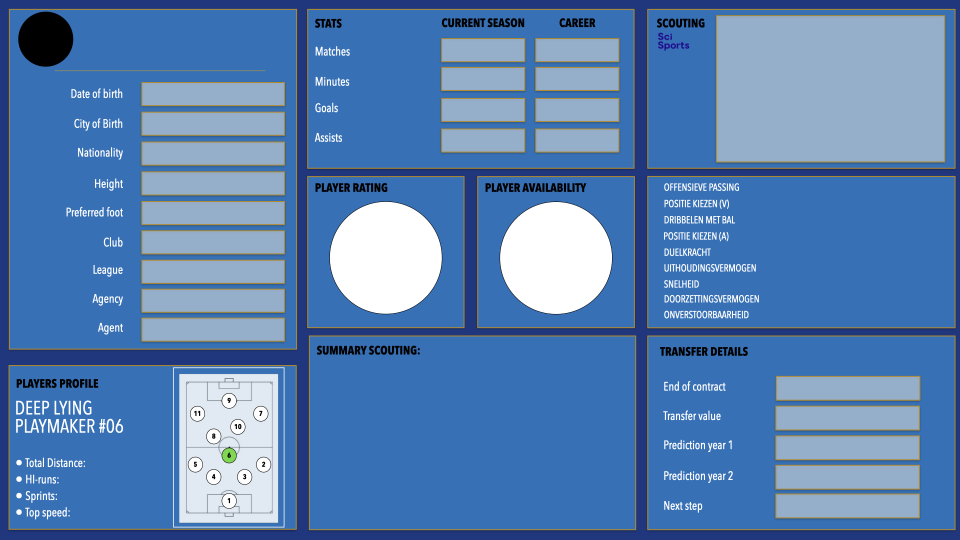
#> input picture PNG-player Info/nr#6 DLP.001.png, 1920 x 1080 px (shown at 1/2 size)
$ python png_preview.py
#> lines starting #> are read from the running program, lines starting #| are printed output that depends on the picture; after the words box and inside, x2 and y2 are one past the last pixel; in counts of white or black regions, pixels touching at a corner belong together
"""PNG-overlay preview renderer.

Draws app data on top of a role-specific PNG screenshot of the PowerPoint
template. Returns PNG bytes that the app can show with st.image().

Templates are 1920x1080. Layout (gray boxes, circles, dark-navy box,
transfer column) is identical across roles — only the right-side competency
labels differ. Competency-row y-positions are detected per template and
cached at first use.
"""

from __future__ import annotations

import io
import os
import sys
import threading
from pathlib import Path
from typing import Iterable

from PIL import Image, ImageDraw, ImageFont, ImageOps


PNG_DIR = Path(__file__).parent / "PNG-player Info"

# role / template name (TEMPLATES key) -> filename inside PNG_DIR
ROLE_TO_PNG: dict[str, str] = {
    "Goalkeeper":              "nr#1 GK.001.png",
    "Wingback":                "nr#25 WB.001.png",
    "Centerback":              "nr#34 CB.001.png",
    "Deep Lying Playmaker":    "nr#6 DLP.001.png",
    "Box-to-Box Midfielder":   "nr#8 BTB.001.png",
    "Scoring 10":              "nr#10 scoring 10.001.png",
    "Dribbling Winger":        "nr#7 DW.001.png",
    "Fast Winger":             "nr#7 FW.001.png",
    "Finisher":                "nr#9 finisher.001.png",
}


# ─── Field coordinate map (1920x1080) ────────────────────────────────────
# (x_left, y_top, w, h, anchor)  anchor in {"lm","mm","rm","tl"}
FIELDS: dict[str, tuple[int, int, int, int, str]] = {
    # Player info — left column gray boxes (text BLACK, centered vertically)
    "date_of_birth":     (293, 166, 274, 43, "mm"),
    "city_of_birth":     (293, 226, 274, 42, "mm"),
    "nationality":       (293, 285, 274, 43, "mm"),
    "height":            (293, 345, 274, 42, "mm"),
    "preferred_foot":    (293, 404, 274, 43, "mm"),
    "club":              (293, 463, 274, 42, "mm"),
    "league":            (293, 522, 274, 42, "mm"),
    "agency":            (293, 580, 274, 42, "mm"),
    "agent":             (293, 638, 274, 42, "mm"),

    # Stats grid — centered in each gray cell (text BLACK)
    "season_matches":    (885, 79, 162, 42, "mm"),
    "career_matches":    (1073, 79, 162, 42, "mm"),
    "season_minutes":    (885, 136, 162, 43, "mm"),
    "career_minutes":    (1073, 136, 162, 43, "mm"),
    "season_goals":      (885, 198, 162, 43, "mm"),
    "career_goals":      (1073, 198, 162, 43, "mm"),
    "season_assists":    (885, 259, 162, 43, "mm"),
    "career_assists":    (1073, 259, 162, 43, "mm"),

    # Circles — rating & availability (white circle, NAVY text)
    "rating":            (660, 394, 222, 222, "mm"),
    "availability":      (1001, 394, 222, 223, "mm"),

    # Transfer details — right column gray boxes (text BLACK, centered)
    "end_of_contract":   (1554, 754, 283, 44, "mm"),
    "transfer_value":    (1554, 814, 283, 44, "mm"),
    "prediction_year_1": (1554, 873, 283, 44, "mm"),
    "prediction_year_2": (1554, 932, 283, 44, "mm"),
    "next_step":         (1554, 989, 283, 44, "mm"),

    # Physical stats — value sits directly to the right of each label, on the
    # same line. Label x-ends detected from the templates:
    #   "Total Distance:" → 170 │ "HI Runs:" → 117
    #   "Sprints:"        → 114 │ "Top Speed:" → 139
    # We add a small gap so the value isn't glued to the colon.
    "total_distance":    (180, 911, 200, 24, "lm"),
    "hi_runs":           (127, 944, 200, 24, "lm"),
    "sprints":           (124, 977, 200, 24, "lm"),
    "top_speed":         (149, 1010, 200, 24, "lm"),

    # Summary scouting (multiline wrapped text, white on blue)
    "summary":           (660, 760, 830, 285, "tl"),

    # Player photo — circle in top-left
    "player_photo":      (37, 24, 110, 110, "tl"),

    # Player name — to the right of photo, above the gold divider line at y≈141
    "player_name":       (160, 50, 400, 80, "lm"),

    # Scouting sessions — inside the light-blue content box to the right of
    # the "SCOUTING / Sci Sports" header (TextBox 23 on the rating slide).
    "scouting_dates":    (1460, 55, 400, 220, "tl"),
}


# ─── Font resolution ──────────────────────────────────────────────────────
# PowerPoint uses Helvetica Neue; we fall back through Arial / Nimbus Sans.
# Avenir is the requested family; fall back to Avenir Next, Helvetica Neue,
# Arial, then free Linux fonts so the Docker build still finds a glyph source.
_FONT_CANDIDATES_REGULAR = [
    "C:/Windows/Fonts/Avenir.ttc",
    "C:/Windows/Fonts/AvenirNext.ttc",
    "C:/Windows/Fonts/AvenirLTStd-Book.otf",
    "/System/Library/Fonts/Avenir.ttc",
    "/System/Library/Fonts/AvenirNext.ttc",
    "/usr/share/fonts/truetype/avenir/Avenir.ttf",
    "C:/Windows/Fonts/HelveticaNeue.ttf",
    "C:/Windows/Fonts/arial.ttf",
    "/usr/share/fonts/truetype/urw-base35/NimbusSans-Regular.otf",
    "/usr/share/fonts/truetype/liberation/LiberationSans-Regular.ttf",
    "/usr/share/fonts/truetype/dejavu/DejaVuSans.ttf",
]
_FONT_CANDIDATES_BOLD = [
    "C:/Windows/Fonts/AvenirLTStd-Heavy.otf",
    "C:/Windows/Fonts/AvenirNext-Bold.ttf",
    "C:/Windows/Fonts/Avenir-Bold.ttc",
    "/System/Library/Fonts/Avenir.ttc",
    "/System/Library/Fonts/AvenirNext.ttc",
    "C:/Windows/Fonts/HelveticaNeue-Bold.ttf",
    "C:/Windows/Fonts/arialbd.ttf",
    "/usr/share/fonts/truetype/urw-base35/NimbusSans-Bold.otf",
    "/usr/share/fonts/truetype/liberation/LiberationSans-Bold.ttf",
    "/usr/share/fonts/truetype/dejavu/DejaVuSans-Bold.ttf",
]


def _load_font(size: int, bold: bool = False) -> ImageFont.FreeTypeFont:
    candidates = _FONT_CANDIDATES_BOLD if bold else _FONT_CANDIDATES_REGULAR
    for path in candidates:
        if os.path.exists(path):
            try:
                return ImageFont.truetype(path, size)
            except Exception:
                continue
    return ImageFont.load_default()


# ─── Drawing helpers ──────────────────────────────────────────────────────

def _measure(draw: ImageDraw.ImageDraw, text: str, font) -> tuple[int, int]:
    bbox = draw.textbbox((0, 0), text, font=font)
    return bbox[2] - bbox[0], bbox[3] - bbox[1]


def _fit_one_line(
    draw: ImageDraw.ImageDraw, text: str, max_w: int, max_h: int,
    start_size: int, bold: bool = False,
) -> tuple[ImageFont.FreeTypeFont, int, int]:
    size = start_size
    while size > 8:
        font = _load_font(size, bold=bold)
        w, h = _measure(draw, text, font)
        if w <= max_w and h <= max_h:
            return font, w, h
        size -= 1
    font = _load_font(8, bold=bold)
    return (font, *_measure(draw, text, font))


def _draw_anchored(
    draw: ImageDraw.ImageDraw, text: str, box: tuple[int, int, int, int],
    anchor: str, color, start_size: int, bold: bool = False,
) -> None:
    if not text:
        return
    x, y, w, h = box
    font, tw, th = _fit_one_line(draw, text, w - 6, h - 4, start_size, bold)
    if anchor == "lm":
        tx = x + 2
        ty = y + (h - th) // 2 - 2
    elif anchor == "mm":
        tx = x + (w - tw) // 2
        ty = y + (h - th) // 2 - 2
    elif anchor == "rm":
        tx = x + w - tw - 2
        ty = y + (h - th) // 2 - 2
    else:  # tl
        tx, ty = x, y
    draw.text((tx, ty), text, font=font, fill=color)


def _wrap_text(text: str, font, draw, max_w: int) -> list[str]:
    lines: list[str] = []
    for paragraph in text.splitlines() or [""]:
        words = paragraph.split()
        if not words:
            lines.append("")
            continue
        cur = words[0]
        for w in words[1:]:
            trial = f"{cur} {w}"
            if _measure(draw, trial, font)[0] <= max_w:
                cur = trial
            else:
                lines.append(cur)
                cur = w
        lines.append(cur)
    return lines


def _draw_multiline(
    draw: ImageDraw.ImageDraw, text: str, box: tuple[int, int, int, int],
    color, start_size: int = 24, bold: bool = False,
) -> None:
    if not text:
        return
    x, y, w, h = box
    size = start_size
    while size > 10:
        font = _load_font(size, bold=bold)
        lines = _wrap_text(text, font, draw, w)
        line_h = _measure(draw, "Hg", font)[1] + 4
        if line_h * len(lines) <= h:
            break
        size -= 1
    font = _load_font(size, bold=bold)
    lines = _wrap_text(text, font, draw, w)
    line_h = _measure(draw, "Hg", font)[1] + 4
    cy = y
    for line in lines:
        draw.text((x, cy), line, font=font, fill=color)
        cy += line_h
        if cy + line_h > y + h:
            break


# [19 lines left out: function _paste_circular_photo, not called in this run]


# ─── Per-template competency row detection (cached) ──────────────────────

_COMP_ROWS_CACHE: dict[str, list[int]] = {}
_COMP_ROWS_LOCK = threading.Lock()


def _detect_competency_rows(png_path: Path) -> list[int]:
    """Return list of mid-y positions (px) for each competency label row."""
    key = str(png_path)
    with _COMP_ROWS_LOCK:
        cached = _COMP_ROWS_CACHE.get(key)
        if cached is not None:
            return cached
    import numpy as np
    im = np.array(Image.open(png_path).convert("RGB"))
    r, g, b = im[:, :, 0], im[:, :, 1], im[:, :, 2]
    white = (r > 220) & (g > 220) & (b > 220)
    bands: list[int] = []
    in_run = False
    band_start = 0
    for y in range(340, 700):
        n = white[y, 1280:1900].sum()
        if n > 5 and not in_run:
            band_start = y
            in_run = True
        elif n <= 5 and in_run:
            if y - band_start > 5:
                bands.append((band_start + y) // 2)
            in_run = False
    with _COMP_ROWS_LOCK:
        _COMP_ROWS_CACHE[key] = bands
    return bands


def _draw_competency_stars(
    draw: ImageDraw.ImageDraw, png_path: Path, star_values: list[float],
) -> None:
    """Render a 10-star bar at the right of each competency row (0–10 → 10★)."""
    if not star_values:
        return
    rows = _detect_competency_rows(png_path)
    if not rows:
        return
    n = min(len(rows), len(star_values))
    star_count = 10
    star_size = 16
    gap = 3
    star_full = (240, 200, 60)     # gold
    star_empty = (90, 100, 130)    # muted

    for i in range(n):
        ymid = rows[i]
        val = star_values[i] or 0
        # Number of fully-lit stars (0..10) — round to nearest whole star.
        try:
            n_full = int(round(float(val)))
        except Exception:
            n_full = 0
        n_full = max(0, min(star_count, n_full))
        # Right-align star bar near the right edge of the scouting box (~1900)
        bar_w = star_count * star_size + (star_count - 1) * gap
        bx = 1900 - bar_w - 8
        by = ymid - star_size // 2
        for s in range(star_count):
            cx = bx + s * (star_size + gap)
            fill = star_full if s < n_full else star_empty
            _draw_star(draw, cx + star_size // 2, by + star_size // 2,
                       star_size // 2, fill)


def _draw_star(draw: ImageDraw.ImageDraw, cx: int, cy: int, r: int, fill) -> None:
    """Draw a 5-pointed star centered at (cx, cy) with outer radius r."""
    import math
    pts = []
    for i in range(10):
        ang = -math.pi / 2 + i * math.pi / 5
        rr = r if i % 2 == 0 else r * 0.45
        pts.append((cx + rr * math.cos(ang), cy + rr * math.sin(ang)))
    draw.polygon(pts, fill=fill)


# ─── Public renderer ──────────────────────────────────────────────────────

def get_template_png_path(role: str) -> Path | None:
    """Resolve the PNG file for a given role/template name."""
    fname = ROLE_TO_PNG.get(role)
    if not fname:
        target = role.lower().replace(" ", "")
        for k, v in ROLE_TO_PNG.items():
            if k.lower().replace(" ", "") == target:
                fname = v
                break
    if not fname:
        return None
    p = PNG_DIR / fname
    return p if p.exists() else None


def render_png_preview(
    data: dict,
    role: str,
    *,
    debug: bool = False,
) -> bytes | None:
    """Render the preview PNG by overlaying app data on the role template."""
#> called with role = 'Deep Lying Playmaker', debug = False
    png_path = get_template_png_path(role)
    if png_path is None:
        return None

    img = Image.open(png_path).convert("RGBA")

    # Player photo first (so circular alpha shows the dot through if no photo)
    photo = data.get("player_photo_bytes") or data.get("player_photo")
    if photo:
        _paste_circular_photo(img, photo, FIELDS["player_photo"])

    draw = ImageDraw.Draw(img)

    BLACK = (0, 0, 0)
    WHITE = (255, 255, 255)
    NAVY = (12, 35, 92)

    # Field-specific render rules
    long_text_keys = {"summary", "scouting_dates"}
    on_white_keys = {"rating", "availability"}
    on_dark_keys = {"total_distance", "hi_runs", "sprints", "top_speed",
                    "summary", "player_name"}
    # scouting_dates sits on the light-blue content box — black text.
    on_light_keys = {"scouting_dates"}

    for key, val in data.items():
        if val is None or val == "":
            continue
        if key not in FIELDS:
            continue
        if key in {"player_photo_bytes", "player_photo"}:
            continue
        x, y, w, h, anchor = FIELDS[key]
        text = str(val)
        if key == "availability" and not text.endswith("%"):
            try:
                text = f"{int(round(float(text)))}%"
            except Exception:
                text = f"{text}%"
        if key in long_text_keys:
            start = 22 if key == "scouting_dates" else 24
            color = BLACK if key in on_light_keys else WHITE
            is_bold = key == "scouting_dates"
            _draw_multiline(draw, text, (x, y, w, h), color,
                            start_size=start, bold=is_bold)
            continue
        if key in on_white_keys:
            color = NAVY
            start = 96 if key in {"rating", "availability"} else 26
        elif key in on_dark_keys:
            color = WHITE
            start = 36 if key == "player_name" else 22
        else:
            color = BLACK
            start = 28
        bold = key == "player_name"
        _draw_anchored(draw, text, (x, y, w, h), anchor, color, start, bold=bold)

    # Scouting stars (per-template detected rows)
    stars = data.get("star_values")
    if stars:
        _draw_competency_stars(draw, png_path, stars)
#> in _detect_competency_rows, im is the input picture: shape (1080, 1920, 3); mean R, G, B 86.8, 126.8, 177.6
#> in _detect_competency_rows, `r, g, b = im[:, :, 0], im[:, :, 1], im[:, :, 2]`:
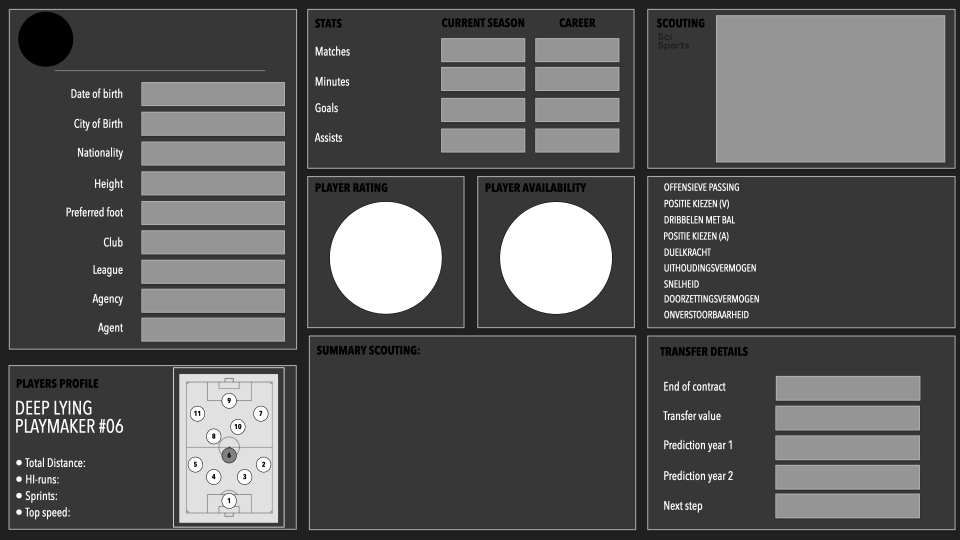
#> r: shape (1080, 1920) (shown at 1/2 size); min 0, max 255, mean 86.8
#> in _detect_competency_rows, `r, g, b = im[:, :, 0], im[:, :, 1], im[:, :, 2]`:
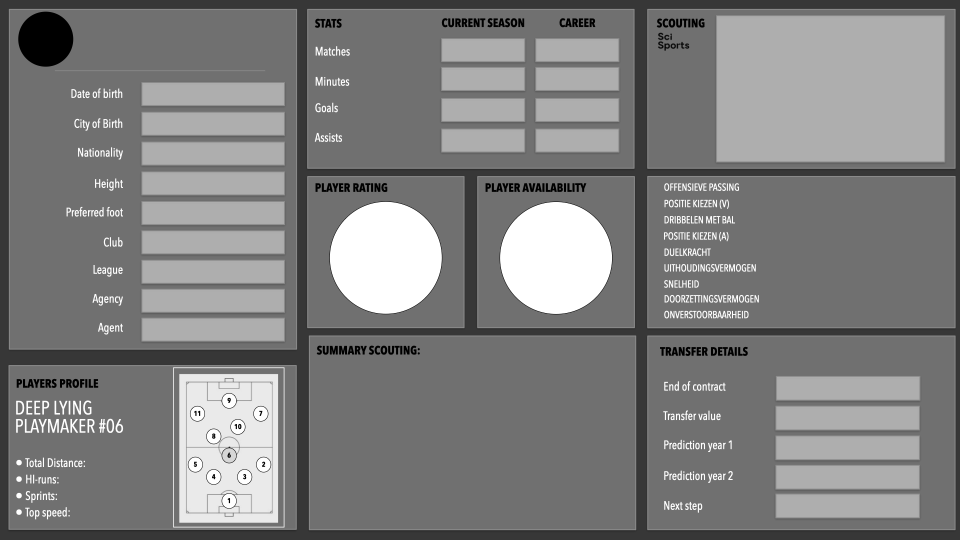
#> g: shape (1080, 1920) (shown at 1/2 size); min 0, max 255, mean 126.8
#> in _detect_competency_rows, `r, g, b = im[:, :, 0], im[:, :, 1], im[:, :, 2]`:
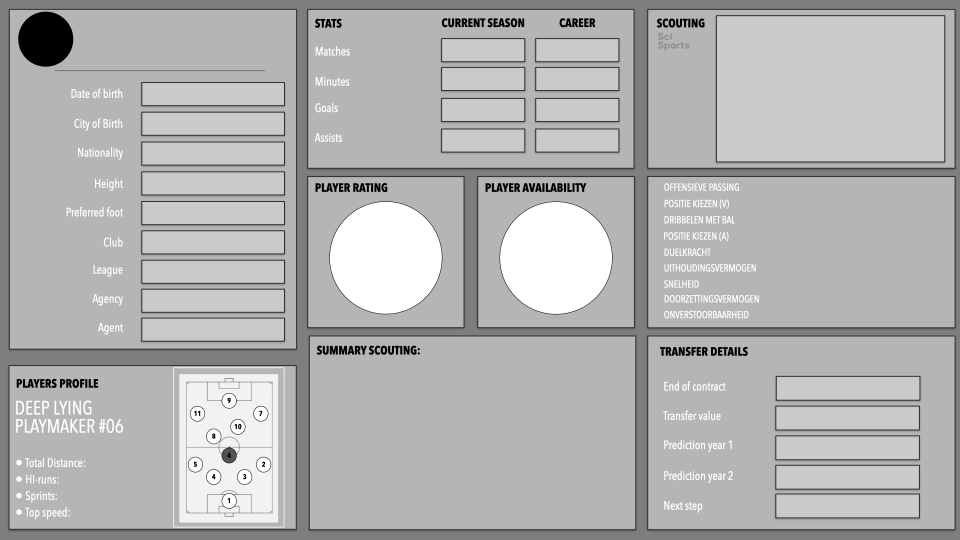
#> b: shape (1080, 1920) (shown at 1/2 size); min 0, max 255, mean 177.6
#> in _detect_competency_rows, `white = (r > 220) & (g > 220) & (b > 220)`:
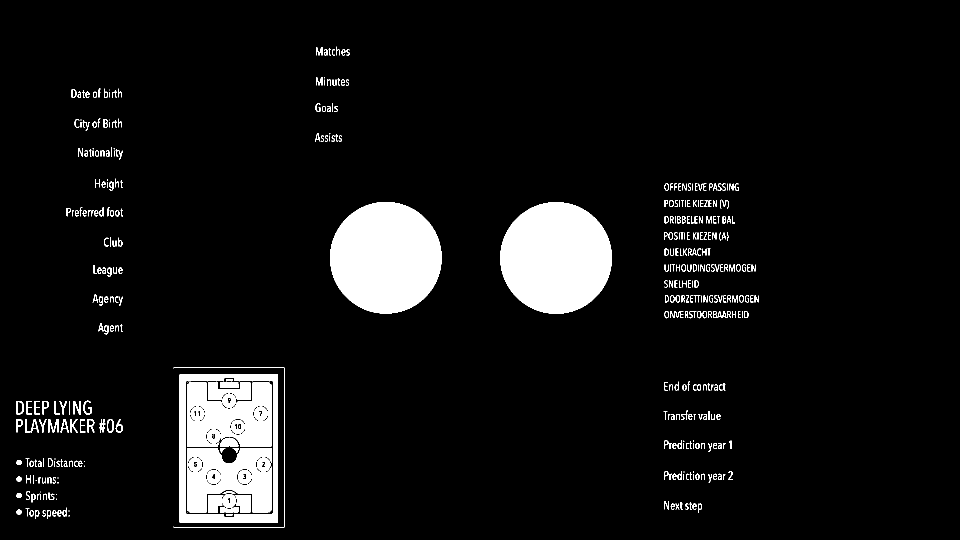
#> white: shape (1080, 1920) bool (shown at 1/2 size); 7.1% white; 412 white regions (55 under 20 px), largest, box (x1, y1, x2, y2) and area: (660, 404, 883, 627) 39165, (1000, 404, 1224, 628) 39157, (374, 896, 543, 1025) 14016
#> the loop in _detect_competency_rows, `for y in range(340, 700):` made 360 passes
#> n on passes 1 to 3: 0, 0, 0
#> after the loop in _detect_competency_rows, `for y in range(340, 700):`: band_start = 622; bands = [374, 407, 439, 472, 504, 535, 568, 597, 629]; in_run = False
#> in _draw_competency_stars, `rows = _detect_competency_rows(png_path)`: rows = [374, 407, 439, 472, 504, 535, 568, 597, 629]
#> in _draw_competency_stars, `n = min(len(rows), len(star_values))`: n = 9
#> the loop in _draw_competency_stars, `for i in range(n):` made 9 passes
#> (ymid, by) on passes 1 to 9: (374, 366), (407, 399), (439, 431), (472, 464), (504, 496), (535, 527), (568, 560), (597, 589), (629, 621)

    if debug:
        for key, (x, y, w, h, _a) in FIELDS.items():
            draw.rectangle([x, y, x + w, y + h], outline=(255, 0, 0), width=2)
        for ymid in _detect_competency_rows(png_path):
            draw.line([(1280, ymid), (1900, ymid)], fill=(0, 255, 0), width=1)

    out = io.BytesIO()
    img.convert("RGB").save(out, format="PNG", optimize=True)
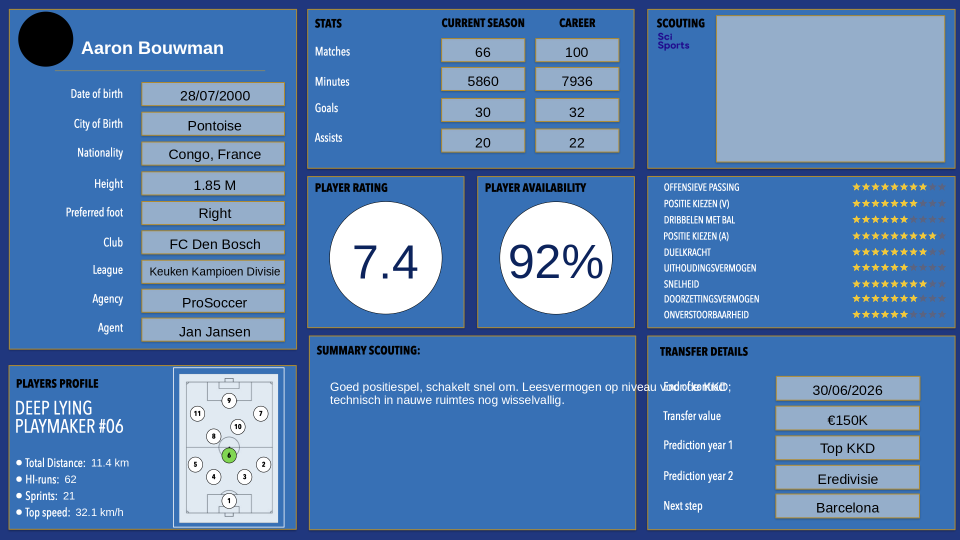
#> img: PIL image 1920x1080 RGBA (shown at 1/2 size); mean R, G, B, A 86.7, 126, 175.8, 255
    return out.getvalue()


# [89 lines left out: function collect_preview_data, not called in this run]


# ─── Smoke test ──────────────────────────────────────────────────────────

if __name__ == "__main__":
    sample = {
        "player_name": "Aaron Bouwman",
        "date_of_birth": "28/07/2000",
        "city_of_birth": "Pontoise",
        "nationality": "Congo, France",
        "height": "1.85 M",
        "preferred_foot": "Right",
        "club": "FC Den Bosch",
        "league": "Keuken Kampioen Divisie",
        "agency": "ProSoccer",
        "agent": "Jan Jansen",
        "season_matches": 66, "career_matches": 100,
        "season_minutes": 5860, "career_minutes": 7936,
        "season_goals": 30, "career_goals": 32,
        "season_assists": 20, "career_assists": 22,
        "rating": "7.4",
        "availability": "92%",
        "end_of_contract": "30/06/2026",
        "transfer_value": "€150K",
        "prediction_year_1": "Top KKD",
        "prediction_year_2": "Eredivisie",
        "next_step": "Barcelona",
        "total_distance": "11.4 km",
        "hi_runs": "62",
        "sprints": "21",
        "top_speed": "32.1 km/h",
        "summary": "Goed positiespel, schakelt snel om. Leesvermogen op niveau "
                   "voor de KKD; technisch in nauwe ruimtes nog wisselvallig.",
        "star_values": [8.0, 7.0, 6.5, 9.0, 7.5, 6.0, 8.5, 7.0, 5.5],
    }
    role = sys.argv[1] if len(sys.argv) > 1 else "Deep Lying Playmaker"
    out = render_png_preview(sample, role, debug="--debug" in sys.argv)
    if not out:
        print(f"No PNG template for {role}")
        sys.exit(1)
    Path("png_preview_smoke.png").write_bytes(out)
    print(f"wrote png_preview_smoke.png ({role})")
